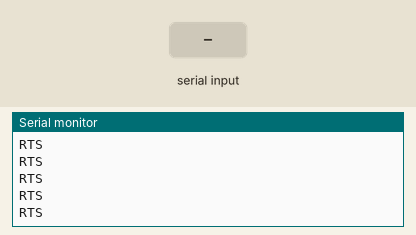
A program run on a simulated ESP32. On the bench: the last lines printed to the serial monitor. The inputs (shaded band) are chosen by the test bench.

Above: at 15.2 s.
15.3 s: "CTS\n" received over Serial
At 16.0 s:
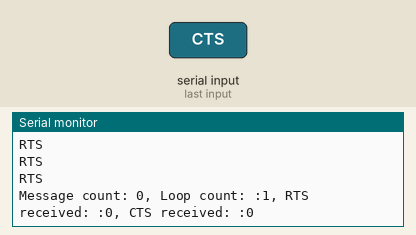
16.8 s: "RTS\n" received over Serial
At 18.4 s:
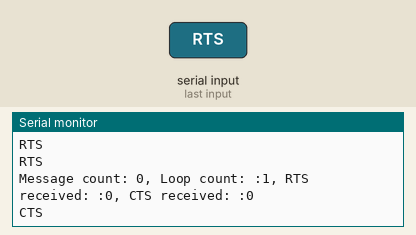

Measured:
- after the input at 15.3 s, the serial monitor: prints a new line at once (image 1)
- after the input at 16.8 s, the serial monitor: prints a new line after 0.11 s (image 2)

The program:

main.cpp
```cpp
#include <Arduino.h>
unsigned long lastReportTime = 0;
unsigned long reportInterval = 10000;
int loopCounter = 0;
int messagesReceived = 0;
char warn_msg[100];
int RTS_received = 0;  // Counter for RTS messages
int CTS_received = 0;  // Counter for CTS messages
String data;
void clearInputBuffer() {
  while (Serial.available() > 0) {
    Serial.read();
  }
}

void send_with_handshake(String message) {
  Serial.println("in handshake");
  const int max_retries = 3;
  int retries = 0;
  while (retries < max_retries) {
    Serial.println("RTS");
    //clearInputBuffer();
    unsigned long start_time = millis();
    unsigned long cts_timeout = 2000;
    bool cts_received = false;
    while (!cts_received && millis() - start_time < cts_timeout) {
      if (Serial.available() > 0) {
        data = Serial.readStringUntil('\n');
        data.trim();
        //Serial.println("data trimmed (" + data + ")");
        /*Serial.print("hex (");
        // Print each character in the string in hexadecimal format
        for (unsigned int i = 0; i < data.length(); i++)
        {
            char c = data.charAt(i);
            Serial.print(c, HEX);
            Serial.print(':');
        }
        Serial.println(")");
       */
        if (data == "CTS") {
          CTS_received++;  // Increase CTS counter when CTS message is received
          Serial.println(message);
          cts_received = true;
        }
      } else {
        Serial.println("RTS");
      }
      delay(100);
    }
    if (cts_received) {
      //Serial.println("cts received if statement");
      //clearInputBuffer();
      return;
    } else {
      Serial.println("retrying");
      retries++;
    }
  }
  Serial.println("timeout error");
}

void report_out() {
  loopCounter++;
  unsigned long currentTime = millis();
  if (currentTime - lastReportTime >= reportInterval) {
    snprintf(warn_msg, sizeof(warn_msg), "Message count: %d, Loop count: :%d, RTS received: :%d, CTS received: :%d", messagesReceived, loopCounter, RTS_received, CTS_received);
    send_with_handshake(warn_msg);
    messagesReceived = 0;
    loopCounter = 0;
    lastReportTime = currentTime;
    RTS_received = 0; // Reset the RTS and CTS counters
    CTS_received = 0;
  }
}

void tx_rx(){
  if (Serial.available()) {
    data = Serial.readStringUntil('\n');
    //Serial.println(data);
    data.trim();
    if (data == "RTS") {
      RTS_received++; // Increase RTS counter when RTS message is received
      Serial.println("CTS");
      //clearInputBuffer();
      return;
    }
    else if (data == "pong") {
      messagesReceived++;
      send_with_handshake("ping");
    }
  }
}

void setup(){
  Serial.begin(115200);
  delay(8000);
  Serial.println("in setup");
  send_with_handshake("ping");
}

void loop(){
  tx_rx();
  report_out();
  delay (500);
}
```
